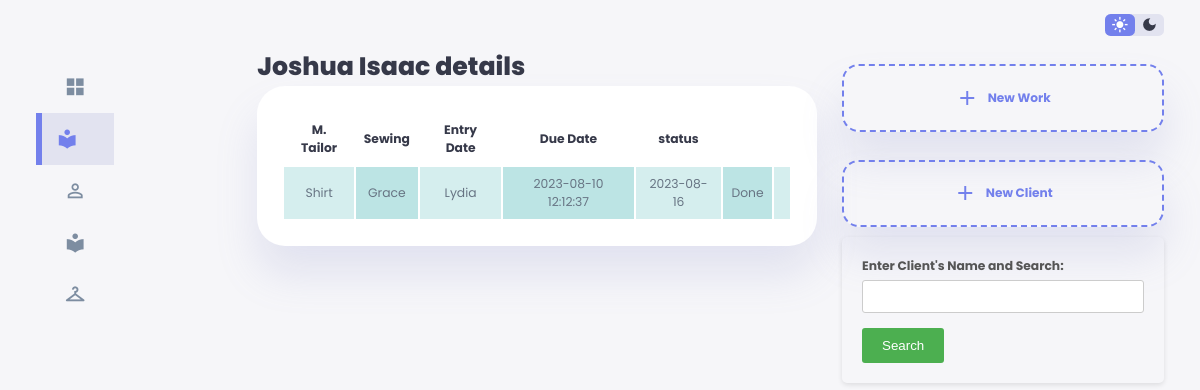
Screenshot of /search-jobs.php?fullname=Joshua Isaac with the database file from the repository.
### tables this page shows
CREATE TABLE `jobs` (
  `workID` int(11) NOT NULL,
  `fullname` varchar(50) NOT NULL,
  `style` varchar(50) NOT NULL,
  `measurement` varchar(50) NOT NULL,
  `sewing` varchar(50) NOT NULL,
  `date` timestamp NOT NULL DEFAULT current_timestamp() ON UPDATE current_timestamp(),
  `delivery_date` varchar(50) NOT NULL,
  `status` varchar(50) NOT NULL,
  `contact` varchar(50) NOT NULL,
  `shoulder` varchar(50) NOT NULL,
  `shoulder2burst` varchar(50) NOT NULL,
  `shoulder2under_burst` varchar(50) NOT NULL,
  `burst` varchar(50) NOT NULL,
  `burst_span` varchar(50) NOT NULL,
  `round_uder_burst` varchar(50) NOT NULL,
  `blouse_lenght` varchar(50) NOT NULL,
  `blouse_hips` varchar(50) NOT NULL,
  `blouse_waist` varchar(50) NOT NULL,
  `back_half_cut` varchar(50) NOT NULL,
  `neck_depth` varchar(50) NOT NULL,
  `round_sleeve` varchar(50) NOT NULL,
  `sleeve_lenght` varchar(50) NOT NULL,
  `shoulder2knee` varchar(50) NOT NULL,
  `skirt_waist` varchar(50) NOT NULL,
  `skirt_length` varchar(50) NOT NULL,
  `hips` varchar(50) NOT NULL,
  `full_length` varchar(50) NOT NULL,
  `round_knee` varchar(50) NOT NULL,
  `StatusC` varchar(50) NOT NULL
);

### search-jobs.php (the view, shortened to what this page needs)
<!DOCTYPE html>
<html lang="en">
<head>
    <link rel="stylesheet" href="css/style.css">
</head>
<body>
    <div class="container">
        <aside>
            <div class="sideBar">
                <a href="index.html">
                    <span class="material-icons-sharp">grid_view</span>
                </a>
                <a href="client_records.html" class="active">
                    <span class="material-icons-sharp">local_library</span>
                </a>
                <a href="newClient.html">
                    <span class="material-icons-sharp">person_outline</span>
                </a>
                <a href="workRecord.html">
                    <span class="material-icons-sharp">local_library</span>
                </a>
                <a href="newWorkentry.html">
                    <span class="material-icons-sharp">checkroom</span>
                </a>
                <a href="#">
                </a>
            </div>
            </aside>
        <main>
            <div class="recent-sales">
            <h1><?php echo $_GET['fullname']; ?> details</details></h1>
<?php
require 'config.php';
$fullname = $_GET['fullname'];
$sql = "SELECT * FROM jobs WHERE fullname LIKE '%$fullname%'";
$result = $conn->query($sql);
if ($result->num_rows > 0) {
    echo "<table border='1'>
    <tr>
        <th>Style</th>
        <th>M. Tailor</th>
        <th>Sewing</th>
        <th>Entry Date</th>
        <th>Due Date</th>
        <th>status</th>
        <th>Contact</th>
    </tr>";
    while ($row = $result->fetch_assoc()) {
        echo "<tr>
            <td>".$row['style']."</td>
            <td>".$row['measurement']."</td>
            <td>".$row['sewing']."</td>
            <td>".$row['date']."</td>
            <td>".$row['delivery_date']."</td>
            <td>".$row['StatusC']."</td>
            <td>".$row['contact']."</td>
        </tr>";
    }
    echo "</table>";
} else {
    echo "No results found.";
}
?>
                 </main>
                <div class="right">
                <div class="top">
                <div class="theme-toggler">
                    <span class="material-icons-sharp active">light_mode</span>
                    <span class="material-icons-sharp">dark_mode</span>
                </div>
                </div>
                <div class="sales-analytics">
                <a href="newWorkentry.html">
                    <div class="item add-product">
                        <div>
                            <span class="material-icons-sharp">add</span>
                            <h3>New Work</h3>
                        </div>
                    </div>
                </a>
             </div><div class="sales-analytics">
                <a href="newClient.html">
                    <div class="item add-product">
                        <div>
                            <span class="material-icons-sharp">add</span>
                            <h3>New Client</h3>
                        </div>
                    </div>
                </a>
            </div>
            <form action="/fashion-app/search.php" method="GET">
                <label for="fullname">Enter Client's Name and Search:</label>
                <input type="text" name="fullname" required><br>
                <input type="submit" value="Search">
            </form>
        </div>
    </div>
</body>
</html>

### search-jobs.php (style rules this page uses)
table, th, td { padding: 8px; }
tr:nth-child(even) { background-color: rgba(150, 212, 212, 0.4); }
td:nth-child(even) { background-color: rgba(150, 212, 212, 0.4); }

### rows the page displays
jobs: style "Shirt", measurement "Grace", sewing "Lydia", date "2023-08-10 12:12:37", delivery_date "2023-08-16", StatusC "Done"

### other values shown
$_GET['fullname'] "Joshua Isaac"
